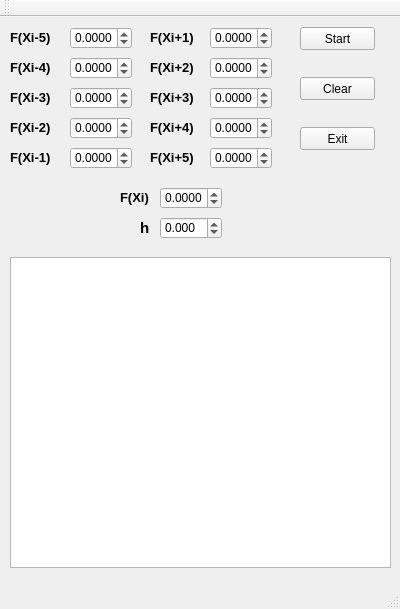
<?xml version="1.0" encoding="UTF-8"?>
<ui version="4.0">
 <class>Deriv</class>
 <widget class="QMainWindow" name="Deriv">
  <property name="geometry">
   <rect>
    <x>0</x>
    <y>0</y>
    <width>400</width>
    <height>609</height>
   </rect>
  </property>
  <property name="windowTitle">
   <string>Deriv</string>
  </property>
  <widget class="QWidget" name="centralWidget">
   <widget class="QDoubleSpinBox" name="h">
    <property name="geometry">
     <rect>
      <x>160</x>
      <y>200</y>
      <width>62</width>
      <height>22</height>
     </rect>
    </property>
    <property name="decimals">
     <number>3</number>
    </property>
    <property name="minimum">
     <double>-108.000000000000000</double>
    </property>
   </widget>
   <widget class="QDoubleSpinBox" name="fx">
    <property name="geometry">
     <rect>
      <x>160</x>
      <y>170</y>
      <width>62</width>
      <height>22</height>
     </rect>
    </property>
    <property name="decimals">
     <number>4</number>
    </property>
    <property name="minimum">
     <double>-144.000000000000000</double>
    </property>
    <property name="maximum">
     <double>112.989999999999995</double>
    </property>
    <property name="singleStep">
     <double>1.000000000000000</double>
    </property>
   </widget>
   <widget class="QDoubleSpinBox" name="fxm1">
    <property name="geometry">
     <rect>
      <x>70</x>
      <y>130</y>
      <width>62</width>
      <height>22</height>
     </rect>
    </property>
    <property name="decimals">
     <number>4</number>
    </property>
    <property name="minimum">
     <double>-144.000000000000000</double>
    </property>
    <property name="maximum">
     <double>112.989999999999995</double>
    </property>
    <property name="singleStep">
     <double>1.000000000000000</double>
    </property>
   </widget>
   <widget class="QDoubleSpinBox" name="fxM2">
    <property name="geometry">
     <rect>
      <x>210</x>
      <y>40</y>
      <width>62</width>
      <height>22</height>
     </rect>
    </property>
    <property name="decimals">
     <number>4</number>
    </property>
    <property name="minimum">
     <double>-144.000000000000000</double>
    </property>
    <property name="maximum">
     <double>112.989999999999995</double>
    </property>
    <property name="singleStep">
     <double>1.000000000000000</double>
    </property>
   </widget>
   <widget class="QDoubleSpinBox" name="fxm3">
    <property name="geometry">
     <rect>
      <x>70</x>
      <y>70</y>
      <width>62</width>
      <height>22</height>
     </rect>
    </property>
    <property name="decimals">
     <number>4</number>
    </property>
    <property name="minimum">
     <double>-144.000000000000000</double>
    </property>
    <property name="maximum">
     <double>112.989999999999995</double>
    </property>
    <property name="singleStep">
     <double>1.000000000000000</double>
    </property>
   </widget>
   <widget class="QDoubleSpinBox" name="fxM1">
    <property name="geometry">
     <rect>
      <x>210</x>
      <y>10</y>
      <width>62</width>
      <height>22</height>
     </rect>
    </property>
    <property name="decimals">
     <number>4</number>
    </property>
    <property name="minimum">
     <double>-144.000000000000000</double>
    </property>
    <property name="maximum">
     <double>112.989999999999995</double>
    </property>
    <property name="singleStep">
     <double>1.000000000000000</double>
    </property>
   </widget>
   <widget class="QDoubleSpinBox" name="fxm5">
    <property name="geometry">
     <rect>
      <x>70</x>
      <y>10</y>
      <width>62</width>
      <height>22</height>
     </rect>
    </property>
    <property name="decimals">
     <number>4</number>
    </property>
    <property name="minimum">
     <double>-144.000000000000000</double>
    </property>
    <property name="maximum">
     <double>112.989999999999995</double>
    </property>
    <property name="singleStep">
     <double>1.000000000000000</double>
    </property>
   </widget>
   <widget class="QDoubleSpinBox" name="fxm2">
    <property name="geometry">
     <rect>
      <x>70</x>
      <y>100</y>
      <width>62</width>
      <height>22</height>
     </rect>
    </property>
    <property name="decimals">
     <number>4</number>
    </property>
    <property name="minimum">
     <double>-144.000000000000000</double>
    </property>
    <property name="maximum">
     <double>112.989999999999995</double>
    </property>
    <property name="singleStep">
     <double>1.000000000000000</double>
    </property>
   </widget>
   <widget class="QDoubleSpinBox" name="fxm4">
    <property name="geometry">
     <rect>
      <x>70</x>
      <y>40</y>
      <width>62</width>
      <height>22</height>
     </rect>
    </property>
    <property name="decimals">
     <number>4</number>
    </property>
    <property name="minimum">
     <double>-144.000000000000000</double>
    </property>
    <property name="maximum">
     <double>112.989999999999995</double>
    </property>
    <property name="singleStep">
     <double>1.000000000000000</double>
    </property>
   </widget>
   <widget class="QDoubleSpinBox" name="fxM5">
    <property name="geometry">
     <rect>
      <x>210</x>
      <y>130</y>
      <width>62</width>
      <height>22</height>
     </rect>
    </property>
    <property name="decimals">
     <number>4</number>
    </property>
    <property name="minimum">
     <double>-144.000000000000000</double>
    </property>
    <property name="maximum">
     <double>112.989999999999995</double>
    </property>
    <property name="singleStep">
     <double>1.000000000000000</double>
    </property>
   </widget>
   <widget class="QDoubleSpinBox" name="fxM3">
    <property name="geometry">
     <rect>
      <x>210</x>
      <y>70</y>
      <width>62</width>
      <height>22</height>
     </rect>
    </property>
    <property name="decimals">
     <number>4</number>
    </property>
    <property name="minimum">
     <double>-144.000000000000000</double>
    </property>
    <property name="maximum">
     <double>112.989999999999995</double>
    </property>
    <property name="singleStep">
     <double>1.000000000000000</double>
    </property>
   </widget>
   <widget class="QDoubleSpinBox" name="fxM4">
    <property name="geometry">
     <rect>
      <x>210</x>
      <y>100</y>
      <width>62</width>
      <height>22</height>
     </rect>
    </property>
    <property name="decimals">
     <number>4</number>
    </property>
    <property name="minimum">
     <double>-144.000000000000000</double>
    </property>
    <property name="maximum">
     <double>112.989999999999995</double>
    </property>
    <property name="singleStep">
     <double>1.000000000000000</double>
    </property>
   </widget>
   <widget class="QLabel" name="label_9">
    <property name="geometry">
     <rect>
      <x>10</x>
      <y>100</y>
      <width>51</width>
      <height>21</height>
     </rect>
    </property>
    <property name="font">
     <font>
      <pointsize>10</pointsize>
      <weight>75</weight>
      <bold>true</bold>
     </font>
    </property>
    <property name="text">
     <string>F(Xi-2)</string>
    </property>
   </widget>
   <widget class="QLabel" name="label_10">
    <property name="geometry">
     <rect>
      <x>150</x>
      <y>40</y>
      <width>51</width>
      <height>21</height>
     </rect>
    </property>
    <property name="font">
     <font>
      <pointsize>10</pointsize>
      <weight>75</weight>
      <bold>true</bold>
     </font>
    </property>
    <property name="text">
     <string>F(Xi+2)</string>
    </property>
   </widget>
   <widget class="QLabel" name="label_11">
    <property name="geometry">
     <rect>
      <x>10</x>
      <y>40</y>
      <width>51</width>
      <height>21</height>
     </rect>
    </property>
    <property name="font">
     <font>
      <pointsize>10</pointsize>
      <weight>75</weight>
      <bold>true</bold>
     </font>
    </property>
    <property name="text">
     <string>F(Xi-4)</string>
    </property>
   </widget>
   <widget class="QLabel" name="label_12">
    <property name="geometry">
     <rect>
      <x>10</x>
      <y>70</y>
      <width>51</width>
      <height>21</height>
     </rect>
    </property>
    <property name="font">
     <font>
      <pointsize>10</pointsize>
      <weight>75</weight>
      <bold>true</bold>
     </font>
    </property>
    <property name="text">
     <string>F(Xi-3)</string>
    </property>
   </widget>
   <widget class="QLabel" name="label_13">
    <property name="geometry">
     <rect>
      <x>120</x>
      <y>170</y>
      <width>51</width>
      <height>21</height>
     </rect>
    </property>
    <property name="font">
     <font>
      <pointsize>10</pointsize>
      <weight>75</weight>
      <bold>true</bold>
     </font>
    </property>
    <property name="text">
     <string>F(Xi)</string>
    </property>
   </widget>
   <widget class="QLabel" name="label_14">
    <property name="geometry">
     <rect>
      <x>10</x>
      <y>10</y>
      <width>51</width>
      <height>21</height>
     </rect>
    </property>
    <property name="font">
     <font>
      <pointsize>10</pointsize>
      <weight>75</weight>
      <bold>true</bold>
     </font>
    </property>
    <property name="text">
     <string>F(Xi-5)</string>
    </property>
   </widget>
   <widget class="QLabel" name="label_15">
    <property name="geometry">
     <rect>
      <x>150</x>
      <y>10</y>
      <width>51</width>
      <height>21</height>
     </rect>
    </property>
    <property name="font">
     <font>
      <pointsize>10</pointsize>
      <weight>75</weight>
      <bold>true</bold>
     </font>
    </property>
    <property name="text">
     <string>F(Xi+1)</string>
    </property>
   </widget>
   <widget class="QLabel" name="label_16">
    <property name="geometry">
     <rect>
      <x>10</x>
      <y>130</y>
      <width>51</width>
      <height>21</height>
     </rect>
    </property>
    <property name="font">
     <font>
      <pointsize>10</pointsize>
      <weight>75</weight>
      <bold>true</bold>
     </font>
    </property>
    <property name="text">
     <string>F(Xi-1)</string>
    </property>
   </widget>
   <widget class="QLabel" name="label_20">
    <property name="geometry">
     <rect>
      <x>150</x>
      <y>70</y>
      <width>51</width>
      <height>21</height>
     </rect>
    </property>
    <property name="font">
     <font>
      <pointsize>10</pointsize>
      <weight>75</weight>
      <bold>true</bold>
     </font>
    </property>
    <property name="text">
     <string>F(Xi+3)</string>
    </property>
   </widget>
   <widget class="QLabel" name="label_21">
    <property name="geometry">
     <rect>
      <x>150</x>
      <y>100</y>
      <width>51</width>
      <height>21</height>
     </rect>
    </property>
    <property name="font">
     <font>
      <pointsize>10</pointsize>
      <weight>75</weight>
      <bold>true</bold>
     </font>
    </property>
    <property name="text">
     <string>F(Xi+4)</string>
    </property>
   </widget>
   <widget class="QLabel" name="label_22">
    <property name="geometry">
     <rect>
      <x>150</x>
      <y>130</y>
      <width>51</width>
      <height>21</height>
     </rect>
    </property>
    <property name="font">
     <font>
      <pointsize>10</pointsize>
      <weight>75</weight>
      <bold>true</bold>
     </font>
    </property>
    <property name="text">
     <string>F(Xi+5)</string>
    </property>
   </widget>
   <widget class="QLabel" name="label_23">
    <property name="geometry">
     <rect>
      <x>140</x>
      <y>200</y>
      <width>47</width>
      <height>21</height>
     </rect>
    </property>
    <property name="font">
     <font>
      <pointsize>11</pointsize>
      <weight>75</weight>
      <bold>true</bold>
     </font>
    </property>
    <property name="text">
     <string>h</string>
    </property>
   </widget>
   <widget class="QTextBrowser" name="textBrowser">
    <property name="geometry">
     <rect>
      <x>10</x>
      <y>240</y>
      <width>381</width>
      <height>311</height>
     </rect>
    </property>
   </widget>
   <widget class="QPushButton" name="Metodo">
    <property name="geometry">
     <rect>
      <x>300</x>
      <y>10</y>
      <width>75</width>
      <height>23</height>
     </rect>
    </property>
    <property name="text">
     <string>Start</string>
    </property>
   </widget>
   <widget class="QPushButton" name="Clear">
    <property name="geometry">
     <rect>
      <x>300</x>
      <y>60</y>
      <width>75</width>
      <height>23</height>
     </rect>
    </property>
    <property name="text">
     <string>Clear</string>
    </property>
   </widget>
   <widget class="QPushButton" name="Exit">
    <property name="geometry">
     <rect>
      <x>300</x>
      <y>110</y>
      <width>75</width>
      <height>23</height>
     </rect>
    </property>
    <property name="text">
     <string>Exit</string>
    </property>
   </widget>
  </widget>
  <widget class="QMenuBar" name="menuBar">
   <property name="geometry">
    <rect>
     <x>0</x>
     <y>0</y>
     <width>400</width>
     <height>21</height>
    </rect>
   </property>
  </widget>
  <widget class="QToolBar" name="mainToolBar">
   <attribute name="toolBarArea">
    <enum>TopToolBarArea</enum>
   </attribute>
   <attribute name="toolBarBreak">
    <bool>false</bool>
   </attribute>
  </widget>
  <widget class="QStatusBar" name="statusBar"/>
 </widget>
 <layoutdefault spacing="6" margin="11"/>
 <resources/>
 <connections>
  <connection>
   <sender>Exit</sender>
   <signal>clicked()</signal>
   <receiver>Deriv</receiver>
   <slot>close()</slot>
   <hints>
    <hint type="sourcelabel">
     <x>354</x>
     <y>199</y>
    </hint>
    <hint type="destinationlabel">
     <x>345</x>
     <y>286</y>
    </hint>
   </hints>
  </connection>
 </connections>
</ui>
